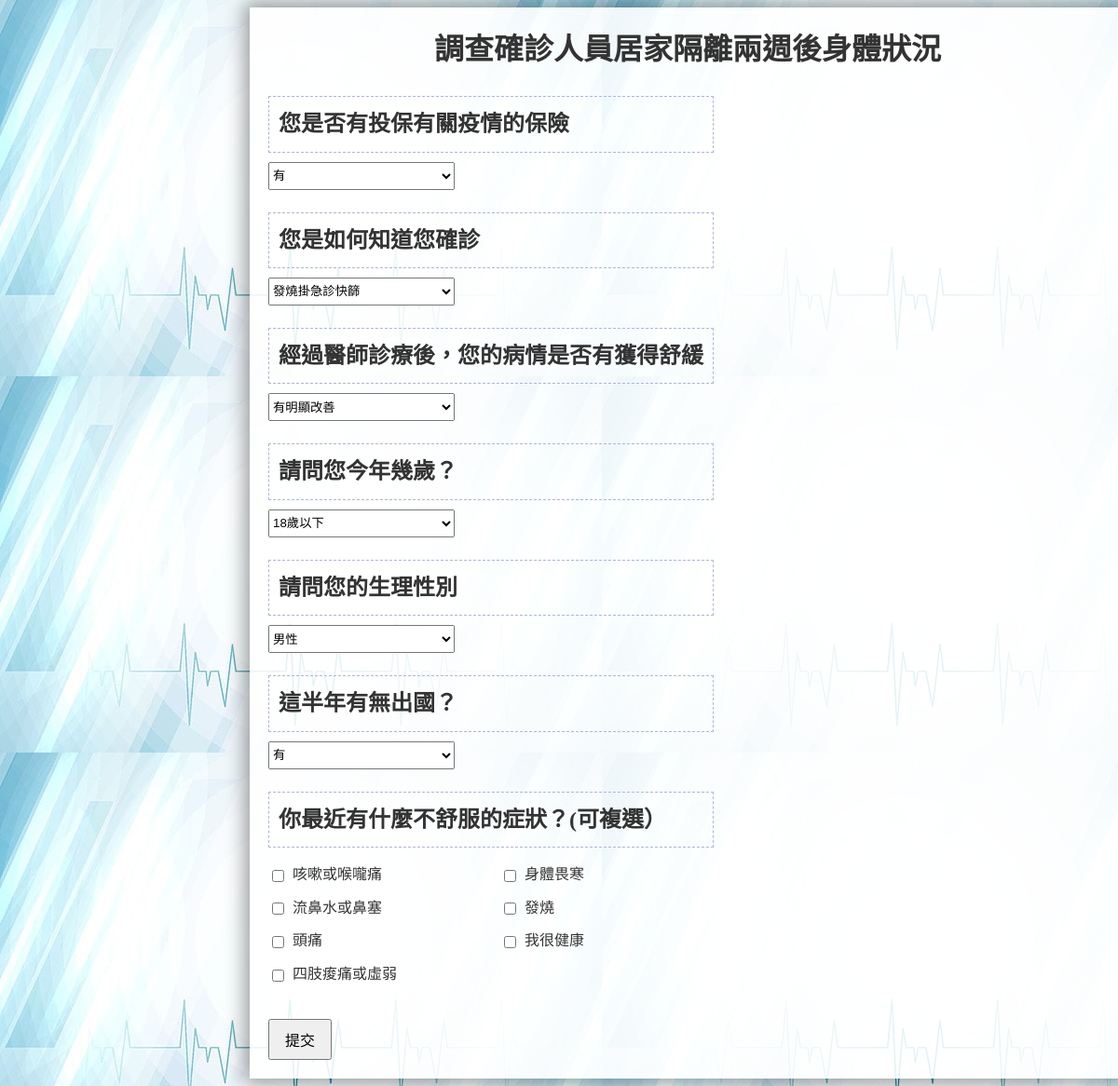
Screenshot of /polls/ with the database file from the repository.
### polls/models.py (models this page shows, shortened)
class Question(models.Model):
    question_text = models.CharField(max_length=200)
    pub_date = models.DateTimeField(default=timezone.now)
    type = models.CharField(max_length=10, choices=[('single', 'Single Choice'), ('multiple', 'Multiple Choice')])
    position = models.IntegerField(default=0, null=True)

class Choice(models.Model):
    question = models.ForeignKey(Question, on_delete=models.CASCADE)
    choice_text = models.CharField(max_length=200)
    votes = models.IntegerField(default=0)

### polls/views.py (the view)
# urls.py: path("", views.IndexView.as_view(), name="index"),
class IndexView(generic.ListView):
    template_name = "polls/index.html"
    context_object_name = "latest_question_list"
    def get_queryset(self):
        return Question.objects.filter(pub_date__lte=timezone.now(), type__in=('single', 'multiple')).order_by("-pub_date")[:30]

### polls/templates/polls/index.html (shortened to what this page needs)
<!DOCTYPE html>
<html lang="zh-Hant">
<head>
  {% load static %}
  <link rel="stylesheet" href="{% static 'polls/style.css' %}">
</head>
<body style="display: flex;">
  <div class="container">
    <h1>調查確診人員居家隔離兩週後身體狀況</h1>
    {% if latest_question_list %}
      <form method="post" action="/submit">
        {% for question in latest_question_list %}
          <h2>{{ question.question_text }}</h2>
          {% if question.type == 'single' or question.type == 'multiple' %}
            {% if question.type == 'single' %}
              <select name="choice-{{ question.id }}">
                {% for choice in question.choice_set.all %}
                  <option value="{{ choice.id }}">{{ choice.choice_text }}</option>
                {% endfor %}
              </select>
            {% elif question.type == 'multiple' %}
              <ul>
                {% for choice in question.choice_set.all %}
                  <li>
                    <label for="{{ choice.id }}">
                      <input type="checkbox" id="{{ choice.id }}" name="choice-{{ question.id }}" value="{{ choice.id }}">
                      {{ choice.choice_text }}
                    </label>
                  </li>
                {% endfor %}
              </ul>
            {% endif %}
          {% else %}
            <p>問題類型無效</p>
          {% endif %}
        {% endfor %}
        <div>
          <input type="submit" value="提交">
        </div>
      </form>
    {% else %}
      <p>沒有任何問卷調查可供參與。</p>
    {% endif %}
  </div>
</body>
</html>

### polls/static/polls/style.css (style rules this page uses)
body { background-image: url("images/02.jpg"); background-color: #fff; font-family: serif; color: #333; line-height: 1.6; padding: 0 20px; max-width: 1000px; display: flex; min-height: 100vh; }
h1 { text-align: center; font-size: 2em; margin: 0 0 1em 0; box-shadow: 0 0 10px rgba(0, 0, 0, 0.7); width: 550px; height: 100px; margin-top: 20px; }
ul { list-style: none; padding: 0; }
li { display: inline-block; margin: 0 1em 0 0; }
h2 { font-size: 1.5em; margin: 1em 0 0.5em 0; }
label { display: block; margin: 0; }
input[type="submit"] { margin: 1em 0 0 0; padding: 0.5em 1em; font-size: 1em; cursor: pointer; }
select { width: 200px; height: 30px; }
.container { background-color: rgba(255, 255, 255, 0.88); display: flex; flex-direction: column; align-items: flex-start; justify-content: center; position: relative; left: 21%; max-width: 900px; margin-left: auto; margin-right: auto; flex: 1; box-shadow: 0 0 20px 5px rgba(0, 0, 0, 0.4); margin: 0 auto; padding: 20px; }
.container h1 { text-align: center; margin: 0 auto; width: fit-content; box-shadow: none; border: none; height: auto; padding: 0; }
.container h2 { border: 1px dashed #afb4db; padding: 10px; margin-bottom: 10px; }
.container h1, .container h2, .container p, .container ul { text-align: left; }
.container ul { list-style-type: none; padding: 0; column-count: 2; column-gap: 20px; }
.container ul li { display: block; margin-bottom: 10px; }
.container input[type="checkbox"] { vertical-align: middle; margin-right: 5px; }
.container input[type="submit"] { margin-top: 20px; }

### rows the page displays
Question: question_text "您是否有投保有關疫情的保險"
Question: question_text "您是如何知道您確診"
Question: question_text "經過醫師診療後，您的病情是否有獲得舒緩"
Question: question_text "請問您今年幾歲？"
Question: question_text "請問您的生理性別"
Question: question_text "這半年有無出國？"
Question: question_text "你最近有什麼不舒服的症狀？(可複選）"
Choice: choice_text "咳嗽或喉嚨痛"
Choice: choice_text "流鼻水或鼻塞"
Choice: choice_text "頭痛"
Choice: choice_text "四肢痠痛或虛弱"
Choice: choice_text "身體畏寒"
Choice: choice_text "發燒"
Choice: choice_text "我很健康"

### other values shown
form field value "有"
form field value "發燒掛急診快篩"
form field value "有明顯改善"
form field value "18歲以下"
form field value "男性"
